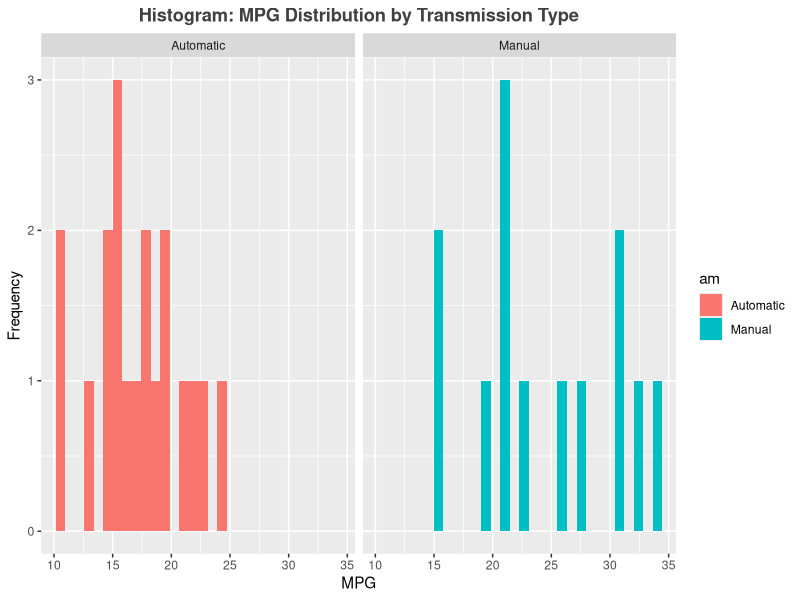
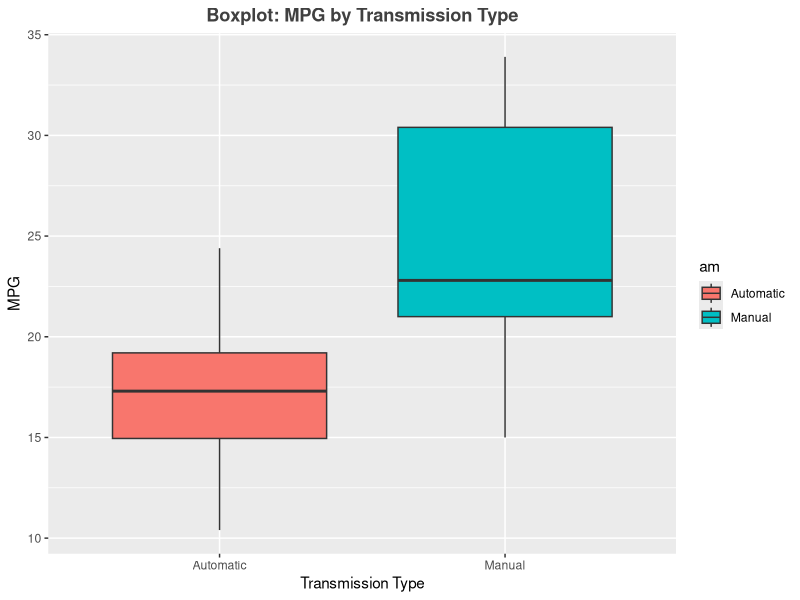
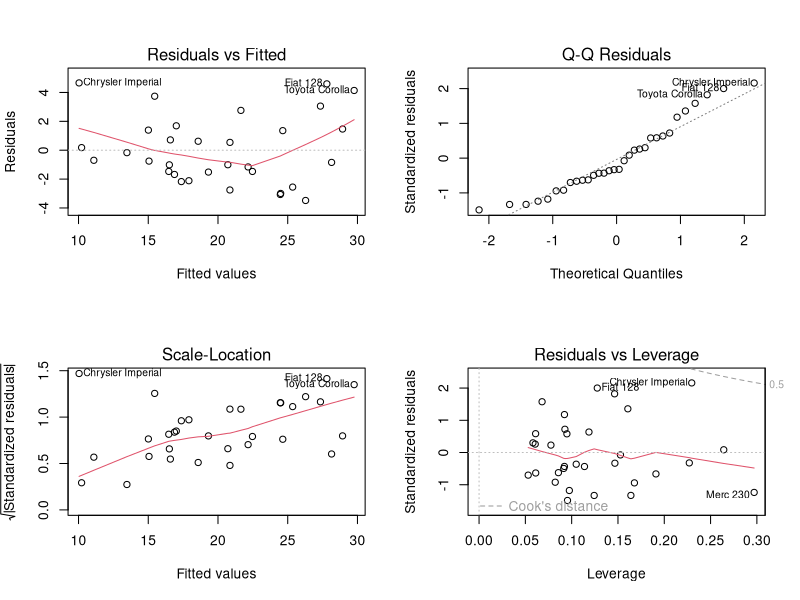

Source code (R) for these figures, in order:
## ---- chunk 1

## Load and exploratory data , hidden results
require(data.table); require(ggplot2); require(sqldf); require(MASS); data(mtcars); dim(mtcars)
sqldf('select sum(case when am=1 then 1 else 0 end) as manual , 
                        sum(case when am=0 then 1 else 0 end) as automatic
                        from mtcars')
summary(mtcars); mtcars$am <- as.factor(mtcars$am); levels(mtcars$am) <-c("Automatic","Manual")

## t.test
mpg.Automatic <- mtcars[mtcars$am == "Automatic",]$mpg
mpg.Manual <- mtcars[mtcars$am == "Manual",]$mpg
t.test(mpg.Automatic, mpg.Manual) 
## Histgram of by Transmission type
ggplot( data = mtcars, aes(mpg, fill=am)) + geom_histogram() + facet_grid(.~am) + 
        labs ( x = "MPG", y = "Frequency", title = "Histogram: MPG Distribution by Transmission Type") +
        theme(plot.title = element_text(color="grey25", face="bold", hjust=0.5))
## Box Plot by Transmission Type
ggplot(aes(x = am, y = mpg), data = mtcars)  +  geom_boxplot(aes(fill = am)) +
        labs(x = "Transmission Type", y = "MPG", title = "Boxplot: MPG by Transmission Type") +
        theme(plot.title = element_text(color="grey25", face="bold",hjust=0.5))

## ---- chunk 2

## Linear regression
fit <- lm(mpg ~ am, data = mtcars)
summary(fit)

## ---- chunk 3

# fit with all variables
fit1 <- lm(mpg ~ . , data = mtcars)
summary(fit1) # hidden results


# Choose a model by AIC in a Stepwise Algorithm
fit2 <- stepAIC(fit1, direction="both", trace=FALSE)
summary(fit2)

## ---- chunk 4

# Anova test
anova(fit, fit2)

## ---- chunk 5

#Residual Plots
par(mfrow = c(2,2))
plot(fit2)
